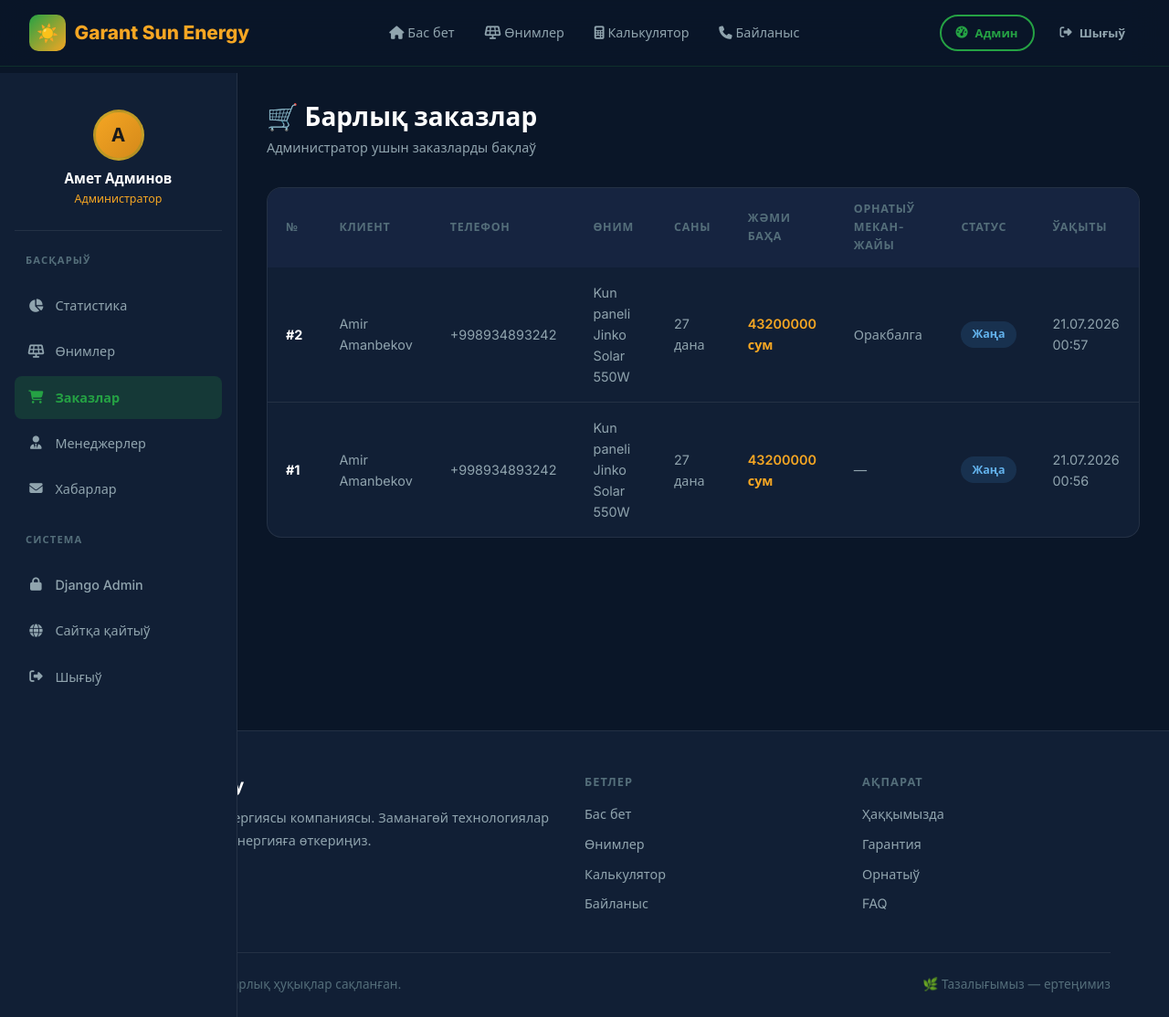
/admin-panel/orders/ (signed in), run on the app's committed database.
### core/models.py (models this page shows, shortened)
class CustomUser(AbstractUser):
    ROLE_CHOICES = [
        ('user', 'Пайдаланыўшы'),
        ('manager', 'Менеджер'),
        ('admin', 'Админ'),
    ]
    phone = models.CharField(
        max_length=20,
        blank=True,
        null=True,
        verbose_name='Телефон номер'
    )
    role = models.CharField(
        max_length=10,
        choices=ROLE_CHOICES,
        default='user',
        verbose_name='Роль'
    )
    address = models.TextField(
        blank=True,
        null=True,
        verbose_name='Мекан-жайы'
    )
    created_at = models.DateTimeField(auto_now_add=True, verbose_name='Дизимнен өткен ўақты')
    class Meta:
        verbose_name = 'Пайдаланыўшы'
        verbose_name_plural = 'Пайдаланыўшылар'

class Order(models.Model):
    STATUS_CHOICES = [
        ('new', 'Жаңа'),
        ('accepted', 'Қабыл алынды'),
        ('contacted', 'Клиент пенен байланысылды'),
        ('scheduled', 'Монтаж белгиленди'),
        ('installing', 'Орнатылмақта'),
        ('completed', 'Жуўмақланды'),
        ('cancelled', 'Бийкар етилди'),
    ]
    STATUS_KK = {
        'new': 'Жаңа',
        'accepted': 'Қабыл алынды',
        'contacted': 'Клиент пенен байланысылды',
        'scheduled': 'Монтаж белгиленди',
        'installing': 'Орнатылмақта',
        'completed': 'Жуўмақланды',
        'cancelled': 'Бийкар етилди',
    }
    user = models.ForeignKey(
        CustomUser,
        on_delete=models.CASCADE,
        related_name='orders',
        verbose_name='Пайдаланыўшы'
    )
    product = models.ForeignKey(
        Product,
        on_delete=models.SET_NULL,
        null=True,
        related_name='orders',
        verbose_name='Өним'
    )
    quantity = models.PositiveIntegerField(default=1, verbose_name='Саны')
    status = models.CharField(
        max_length=20,
        choices=STATUS_CHOICES,
        default='new',
        verbose_name='Статус'
    )
    notes = models.TextField(blank=True, null=True, verbose_name='Ескертпелер')
    manager_notes = models.TextField(blank=True, null=True, verbose_name='Менеджер ескертпеси')
    address = models.TextField(blank=True, null=True, verbose_name='Орнатыў мекан-жайы')
    total_price = models.DecimalField(
        max_digits=14,
        decimal_places=0,
        null=True,
        blank=True,
        verbose_name='Жәми баҳасы'
    )
    created_at = models.DateTimeField(auto_now_add=True, verbose_name='Жасалған ўақты')
    updated_at = models.DateTimeField(auto_now=True, verbose_name='Өзгертилген ўақты')
    class Meta:
        verbose_name = 'Заказ'
        verbose_name_plural = 'Заказлар'
        ordering = ['-created_at']
    def get_status_kk(self):
        return self.STATUS_KK.get(self.status, self.status)

class Product(models.Model):
    CATEGORY_CHOICES = [
        ('panel', 'Күн панели'),
        ('battery', 'Батарея'),
        ('inverter', 'Инвертор'),
        ('kit', 'Толық жынаят'),
        ('other', 'Басқа'),
    ]
    title_kk = models.CharField(max_length=200, verbose_name='Аты (КҚ)')
    description_kk = models.TextField(verbose_name='Баянлама (КҚ)')
    category = models.CharField(
        max_length=20,
        choices=CATEGORY_CHOICES,
        default='panel',
        verbose_name='Категория'
    )
    price = models.DecimalField(
        max_digits=12,
        decimal_places=0,
        verbose_name='Баҳасы (сум)'
    )
    power_kw = models.DecimalField(
        max_digits=6,
        decimal_places=2,
        null=True,
        blank=True,
        verbose_name='Қуўаты (кВт)'
    )
    image = models.ImageField(
        upload_to='products/',
        null=True,
        blank=True,
        verbose_name='Сүрет'
    )
    is_active = models.BooleanField(default=True, verbose_name='Жарамлы')
    created_at = models.DateTimeField(auto_now_add=True, verbose_name='Қосылған ўақты')
    updated_at = models.DateTimeField(auto_now=True, verbose_name='Өзгертилген ўақты')
    class Meta:
        verbose_name = 'Өним'
        verbose_name_plural = 'Өнимлер'
        ordering = ['-created_at']

### core/views.py (the view)
# urls.py: path('admin-panel/orders/', views.admin_all_orders, name='admin_all_orders'),
@role_required('admin')
def admin_all_orders(request):
    orders = Order.objects.select_related('user', 'product').order_by('-created_at')
    return render(request, 'admin_panel/orders.html', {'orders': orders})

### templates/admin_panel/orders.html (shortened to what this page needs)
{% extends 'admin_panel/base_admin.html' %}
{% block adm_content %}
<div class="page-header">
  <div>
    <h1>🛒 Барлық заказлар</h1>
    <p>Администратор ушын заказларды бақлаў</p>
  </div>
</div>
<div class="table-wrap">
  {% if orders %}
  <table>
    <thead>
      <tr>
        <th>№</th>
        <th>Клиент</th>
        <th>Телефон</th>
        <th>Өним</th>
        <th>Саны</th>
        <th>Жәми баҳа</th>
        <th>Орнатыў мекан-жайы</th>
        <th>Статус</th>
        <th>Ўақыты</th>
      </tr>
    </thead>
    <tbody>
      {% for order in orders %}
      <tr>
        <td><strong>#{{ order.pk }}</strong></td>
        <td>{{ order.user.get_full_name|default:order.user.username }}</td>
        <td>{{ order.user.phone|default:"—" }}</td>
        <td>{{ order.product.title_kk|default:"—" }}</td>
        <td>{{ order.quantity }} дана</td>
        <td style="color:var(--gold); font-weight:600;">{{ order.total_price|floatformat:0 }} сум</td>
        <td style="max-width:180px; overflow:hidden; text-overflow:ellipsis; white-space:nowrap;">
          {{ order.address|default:"—" }}
        </td>
        <td>
          <span class="status-badge status-{{ order.status }}">
            {{ order.get_status_kk }}
          </span>
        </td>
        <td>{{ order.created_at|date:"d.m.Y H:i" }}</td>
      </tr>
      {% endfor %}
    </tbody>
  </table>
  {% else %}
  <div class="empty-state">
    <i class="fas fa-shopping-cart"></i>
    <h3>Заказлар ҳәзирше жоқ</h3>
  </div>
  {% endif %}
</div>
{% endblock %}

### templates/admin_panel/base_admin.html (shortened to what this page needs)
{% extends 'base.html' %}
{% block content %}
<div class="dashboard-layout">
  <aside class="sidebar" id="sidebar">
    <div style="text-align:center; padding:1rem 0.5rem 1.5rem; border-bottom:1px solid var(--border-light); margin-bottom:0.5rem;">
      <div class="profile-avatar" style="width:56px; height:56px; font-size:1.3rem; margin-bottom:0.5rem; background:linear-gradient(135deg,var(--gold),var(--gold-dark)); color:#1a1a1a;">
        A
      </div>
      <div style="font-weight:600; color:var(--white); font-size:0.95rem;">{{ user.get_full_name|default:user.username }}</div>
      <div style="font-size:0.78rem; color:var(--gold);">Администратор</div>
    </div>
    <div class="sidebar-title">Басқарыў</div>
    <a href="{% url 'admin_dashboard' %}" class="sidebar-link {% if request.resolver_match.url_name == 'admin_dashboard' %}active{% endif %}" id="adm-home-link">
      <i class="fas fa-chart-pie"></i> Статистика
    </a>
    <a href="{% url 'admin_products' %}" class="sidebar-link {% if 'products' in request.path %}active{% endif %}" id="adm-products-link">
      <i class="fas fa-solar-panel"></i> Өнимлер
    </a>
    <a href="{% url 'admin_all_orders' %}" class="sidebar-link {% if 'orders' in request.path %}active{% endif %}" id="adm-orders-link">
      <i class="fas fa-shopping-cart"></i> Заказлар
    </a>
    <a href="{% url 'admin_managers' %}" class="sidebar-link {% if 'managers' in request.path %}active{% endif %}" id="adm-managers-link">
      <i class="fas fa-user-tie"></i> Менеджерлер
    </a>
    <a href="{% url 'admin_messages' %}" class="sidebar-link {% if 'messages' in request.path %}active{% endif %}" id="adm-messages-link">
      <i class="fas fa-envelope"></i> Хабарлар
    </a>
    <div class="sidebar-title" style="margin-top:1rem;">Система</div>
    <a href="/admin/" class="sidebar-link" target="_blank" id="adm-django-link">
      <i class="fas fa-lock"></i> Django Admin
    </a>
    <a href="{% url 'home' %}" class="sidebar-link" id="adm-site-link">
      <i class="fas fa-globe"></i> Сайтқа қайтыў
    </a>
    <a href="{% url 'logout' %}" class="sidebar-link" id="adm-logout-link">
      <i class="fas fa-sign-out-alt"></i> Шығыў
    </a>
  </aside>
  <main class="main-content">
    {% block adm_content %}{% endblock %}
  </main>
</div>
{% endblock %}

### static/css/style.css (style rules this page uses)
:root { --green-primary: #1a6b35; --green-light: #25a244; --green-dark: #0f4520; --green-glow: rgba(37, 162, 68, 0.25); --gold: #f5a623; --gold-light: #ffd166; --gold-dark: #d4891a; --white: #ffffff; --bg-dark: #0a1628; --bg-card: #111f35; --bg-card2: #162440; --text-primary: #e8f5e9; --text-secondary: #90a4ae; --text-muted: #546e7a; --border: rgba(37, 162, 68, 0.2); --border-light: rgba(255, 255, 255, 0.08); --shadow-green: 0 0 30px rgba(37, 162, 68, 0.15); --shadow-card: 0 8px 32px rgba(0, 0, 0, 0.4); --radius: 16px; --radius-sm: 8px; --radius-lg: 24px; --transition: all 0.3s cubic-bezier(0.4, 0, 0.2, 1); }
*, *::before, *::after { box-sizing: border-box; margin: 0; padding: 0; }
html { scroll-behavior: smooth; }
body { font-family: 'Inter', system-ui, sans-serif; background: var(--bg-dark); color: var(--text-primary); line-height: 1.6; min-height: 100vh; overflow-x: hidden; }
a { color: var(--green-light); text-decoration: none; transition: var(--transition); }
h1, h2, h3, h4, h5 { font-weight: 700; line-height: 1.2; }
h1 { font-size: clamp(2rem, 5vw, 3.5rem); }
.dashboard-layout { display: flex; min-height: 100vh; padding-top: 80px; }
.sidebar { width: 260px; background: var(--bg-card); border-right: 1px solid var(--border-light); padding: 1.5rem 1rem; position: fixed; left: 0; top: 80px; bottom: 0; overflow-y: auto; z-index: 100; transition: var(--transition); }
.sidebar-title { font-size: 0.7rem; font-weight: 700; text-transform: uppercase; letter-spacing: 0.1em; color: var(--text-muted); padding: 0.5rem 0.75rem; margin-bottom: 0.5rem; margin-top: 1rem; }
.sidebar-link { display: flex; align-items: center; gap: 0.75rem; padding: 0.75rem 0.9rem; border-radius: var(--radius-sm); color: var(--text-secondary); font-size: 0.9rem; font-weight: 500; transition: var(--transition); margin-bottom: 0.2rem; }
.sidebar-link.active { background: rgba(37, 162, 68, 0.2); color: var(--green-light); font-weight: 600; }
.sidebar-link i { width: 18px; text-align: center; }
.main-content { margin-left: 260px; flex: 1; padding: 2rem; }
.table-wrap { background: var(--bg-card); border: 1px solid var(--border-light); border-radius: var(--radius); overflow: hidden; }
table { width: 100%; border-collapse: collapse; }
thead th { background: var(--bg-card2); padding: 0.85rem 1.25rem; text-align: left; font-size: 0.78rem; font-weight: 700; text-transform: uppercase; letter-spacing: 0.06em; color: var(--text-muted); }
tbody tr { border-bottom: 1px solid var(--border-light); transition: var(--transition); }
tbody tr:last-child { border-bottom: none; }
tbody td { padding: 1rem 1.25rem; font-size: 0.9rem; color: var(--text-secondary); }
tbody td:first-child { color: var(--white); font-weight: 500; }
.status-badge { display: inline-flex; align-items: center; gap: 0.35rem; padding: 0.3rem 0.75rem; border-radius: 50px; font-size: 0.78rem; font-weight: 600; }
.status-new { background: rgba(66, 153, 225, 0.15); color: #63b3ed; }
.page-header { margin-bottom: 2rem; display: flex; align-items: flex-start; justify-content: space-between; flex-wrap: wrap; gap: 1rem; }
.page-header h1 { font-size: 1.75rem; color: var(--white); margin-bottom: 0.25rem; }
.page-header p { color: var(--text-secondary); font-size: 0.9rem; }
.profile-avatar { width: 80px; height: 80px; border-radius: 50%; background: linear-gradient(135deg, var(--green-light), var(--gold)); display: flex; align-items: center; justify-content: center; font-size: 2rem; font-weight: 700; color: var(--white); margin: 0 auto 1rem; border: 3px solid var(--border); }

### data on the page
CustomUser: get_full_name "Амет Админов"
Order: pk "2", user.get_full_name "Amir Amanbekov", user.phone "+998934893242", product.title_kk "Kun paneli Jinko Solar 550W", quantity "27", total_price "43200000", address "Оракбалга", get_status_kk "Жаңа", created_at "21.07.2026 00:57"
Order: pk "1", user.get_full_name "Amir Amanbekov", user.phone "+998934893242", product.title_kk "Kun paneli Jinko Solar 550W", quantity "27", total_price "43200000", address "—", get_status_kk "Жаңа", created_at "21.07.2026 00:56"
